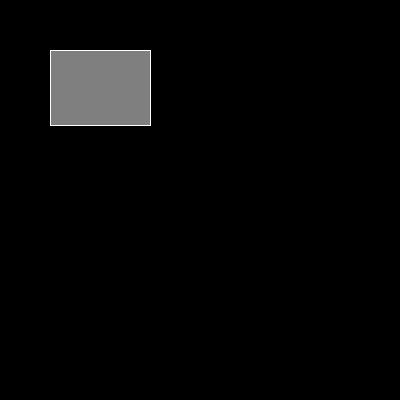
Frame 1 (no input)
Frame 60 (the mouse pressed at the canvas centre just before this capture): identical to frame 1, image omitted
Frame 120 (the mouse held since frame 60 and released just before this capture): identical to frame 1, image omitted

The Processing sketch that drew this single still picture (run headless with seeded random() and noise(); from frame 60 on, the mouse is pressed at the canvas centre):

// Processing sketch: processing_47764
// ── processing_47764.pde

// variables to for position and size of rectangle
int x = 50; 
int y = 50; 
int w = 100; 
int h = 75; 


void setup() {
  size(400,400);
  
}

void draw() { 
  
  // black background
  background(0); 
  // white stroke
  stroke(255); 
  
  // if our mouseX and mouseY are within the bounds of the
  // rectangle, then... 
  if( mouseX>x && mouseX<x+w && mouseY>y && mouseY<y+h ) {
    
    // set the fill colour to black
    fill(0);
    
  } else {
    
    // otherwise set it to grey
    fill(127); 
  }
  
  // draw the rectangle
  rect(x,y,w,h);
  
}               
